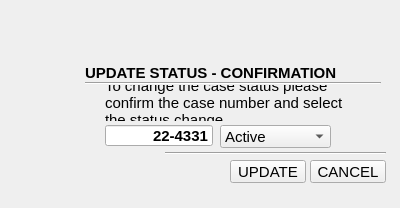
<?xml version="1.0" encoding="UTF-8"?>
<ui version="4.0">
 <class>casestatus</class>
 <widget class="QDialog" name="casestatus">
  <property name="geometry">
   <rect>
    <x>0</x>
    <y>0</y>
    <width>400</width>
    <height>208</height>
   </rect>
  </property>
  <property name="font">
   <font>
    <pointsize>11</pointsize>
   </font>
  </property>
  <property name="windowTitle">
   <string>Case Status Update</string>
  </property>
  <widget class="QToolButton" name="toolButton_statusCancel">
   <property name="geometry">
    <rect>
     <x>310</x>
     <y>160</y>
     <width>76</width>
     <height>23</height>
    </rect>
   </property>
   <property name="text">
    <string>CANCEL</string>
   </property>
  </widget>
  <widget class="QLabel" name="label_statusUpdateInstructions">
   <property name="geometry">
    <rect>
     <x>105</x>
     <y>85</y>
     <width>261</width>
     <height>36</height>
    </rect>
   </property>
   <property name="font">
    <font>
     <pointsize>11</pointsize>
    </font>
   </property>
   <property name="text">
    <string>To change the case status please confirm the case number and select the status change.  </string>
   </property>
   <property name="wordWrap">
    <bool>true</bool>
   </property>
  </widget>
  <widget class="QLabel" name="label_statusUpdateConfirm">
   <property name="geometry">
    <rect>
     <x>85</x>
     <y>60</y>
     <width>251</width>
     <height>26</height>
    </rect>
   </property>
   <property name="font">
    <font>
     <pointsize>11</pointsize>
     <weight>75</weight>
     <bold>true</bold>
    </font>
   </property>
   <property name="text">
    <string>UPDATE STATUS - CONFIRMATION</string>
   </property>
  </widget>
  <widget class="Line" name="line_mainConfirm">
   <property name="geometry">
    <rect>
     <x>85</x>
     <y>75</y>
     <width>296</width>
     <height>16</height>
    </rect>
   </property>
   <property name="orientation">
    <enum>Qt::Horizontal</enum>
   </property>
  </widget>
  <widget class="Line" name="line_lowerConfirm">
   <property name="geometry">
    <rect>
     <x>165</x>
     <y>145</y>
     <width>221</width>
     <height>16</height>
    </rect>
   </property>
   <property name="orientation">
    <enum>Qt::Horizontal</enum>
   </property>
  </widget>
  <widget class="QLineEdit" name="lineEdit_caseStatusUpdate">
   <property name="geometry">
    <rect>
     <x>105</x>
     <y>125</y>
     <width>108</width>
     <height>21</height>
    </rect>
   </property>
   <property name="font">
    <font>
     <pointsize>11</pointsize>
     <weight>75</weight>
     <bold>true</bold>
    </font>
   </property>
   <property name="text">
    <string>22-4331</string>
   </property>
   <property name="alignment">
    <set>Qt::AlignRight|Qt::AlignTrailing|Qt::AlignVCenter</set>
   </property>
   <property name="readOnly">
    <bool>true</bool>
   </property>
  </widget>
  <widget class="QToolButton" name="toolButton_statusUpdate">
   <property name="geometry">
    <rect>
     <x>230</x>
     <y>160</y>
     <width>76</width>
     <height>23</height>
    </rect>
   </property>
   <property name="text">
    <string>UPDATE</string>
   </property>
  </widget>
  <widget class="QFrame" name="frame_warnSaveCase">
   <property name="geometry">
    <rect>
     <x>30</x>
     <y>50</y>
     <width>53</width>
     <height>53</height>
    </rect>
   </property>
   <property name="styleSheet">
    <string notr="true">background-image: url(:/new/prefix1/_images/warning_1.png);</string>
   </property>
   <property name="frameShape">
    <enum>QFrame::NoFrame</enum>
   </property>
   <property name="frameShadow">
    <enum>QFrame::Raised</enum>
   </property>
  </widget>
  <widget class="QComboBox" name="comboBox_statusUpdate">
   <property name="geometry">
    <rect>
     <x>220</x>
     <y>125</y>
     <width>111</width>
     <height>23</height>
    </rect>
   </property>
   <property name="font">
    <font>
     <pointsize>11</pointsize>
    </font>
   </property>
   <item>
    <property name="text">
     <string>Active</string>
    </property>
   </item>
   <item>
    <property name="text">
     <string>Reissued</string>
    </property>
   </item>
   <item>
    <property name="text">
     <string>Drop</string>
    </property>
   </item>
   <item>
    <property name="text">
     <string>Dismiss</string>
    </property>
   </item>
  </widget>
 </widget>
 <resources/>
 <connections>
  <connection>
   <sender>toolButton_statusCancel</sender>
   <signal>clicked()</signal>
   <receiver>casestatus</receiver>
   <slot>close()</slot>
   <hints>
    <hint type="sourcelabel">
     <x>339</x>
     <y>166</y>
    </hint>
    <hint type="destinationlabel">
     <x>376</x>
     <y>120</y>
    </hint>
   </hints>
  </connection>
  <connection>
   <sender>toolButton_statusUpdate</sender>
   <signal>clicked()</signal>
   <receiver>casestatus</receiver>
   <slot>accept()</slot>
   <hints>
    <hint type="sourcelabel">
     <x>237</x>
     <y>172</y>
    </hint>
    <hint type="destinationlabel">
     <x>167</x>
     <y>170</y>
    </hint>
   </hints>
  </connection>
 </connections>
</ui>
